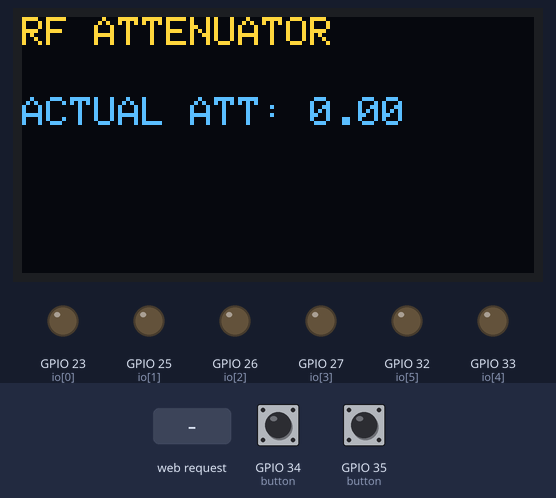
Recording of a sketch running on a simulated ESP32. Parts: 128×64 one-colour display, output pins drawn as LEDs (lit = HIGH). Dashed ring = blinking. Inputs (shaded band) come from the test bench; at power-on: GPIO 35 (button) HIGH, GPIO 34 (button) HIGH. The OLED is the two-colour kind (top 16 rows yellow); WiFi joins after 1.5 s; servers stay silent unless stated; what the sketch prints to the serial monitor is not drawn.

Above: at 2.7 s.
2.8 s: GPIO 35 (button) pulled LOW for 1 s
At 4.9 s:
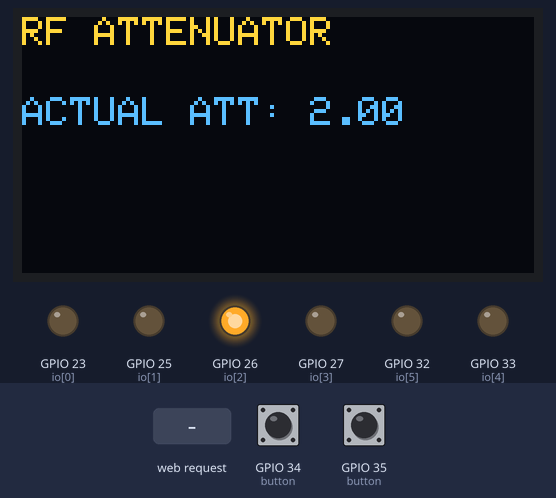
5.3 s: HTTP request GET /get?ATT=120 received
At 6.0 s:
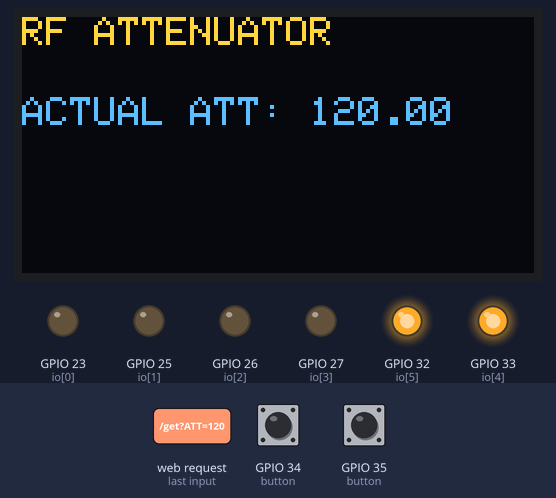
6.9 s: GPIO 34 (button) pulled LOW for 3.2 s
At 7.22 s:
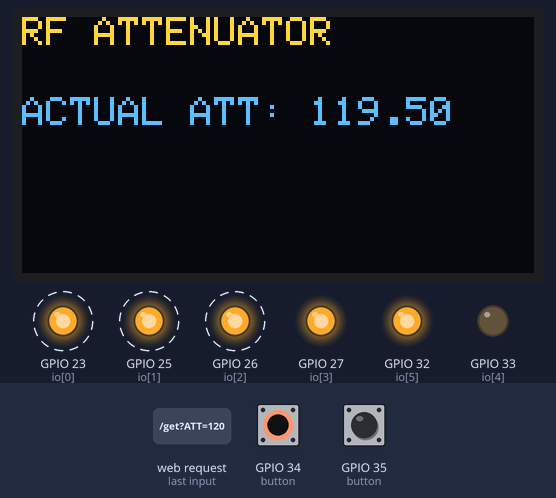
11.6 s: GPIO 34 (button) pulled LOW for 0.15 s
At 12.7 s:
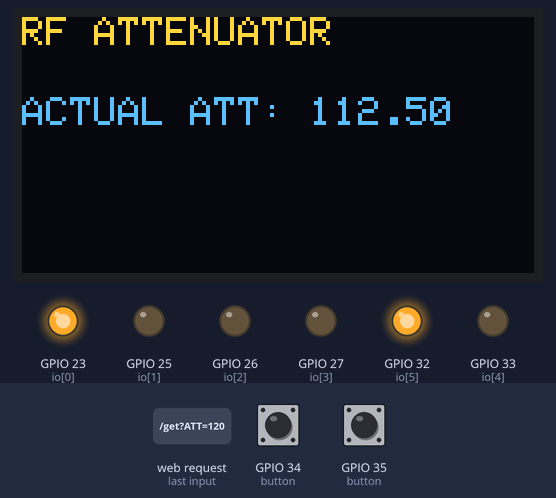
13.2 s: GPIO 34 (button) pulled LOW for 1 s
At 15.4 s:
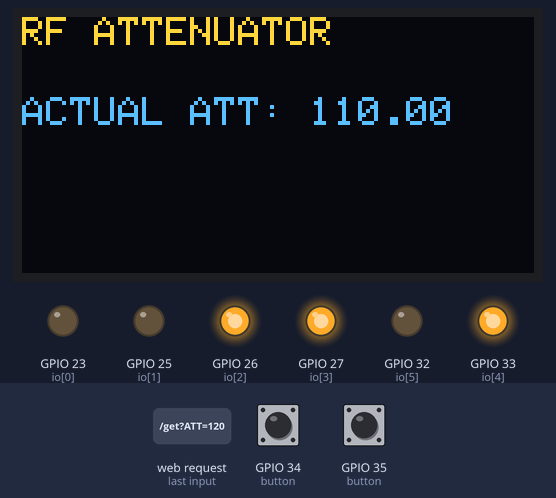
15.7 s: GPIO 34 (button) pulled LOW for 0.15 s
At 16.6 s:
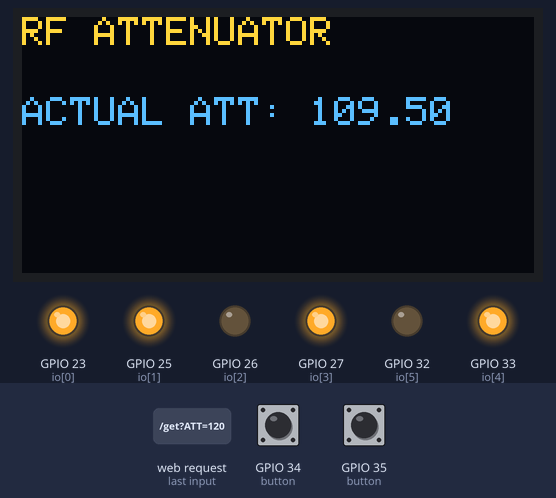
Timing chart, 0 to 18.3 s (numbered marks = the images above; inputs shaded):
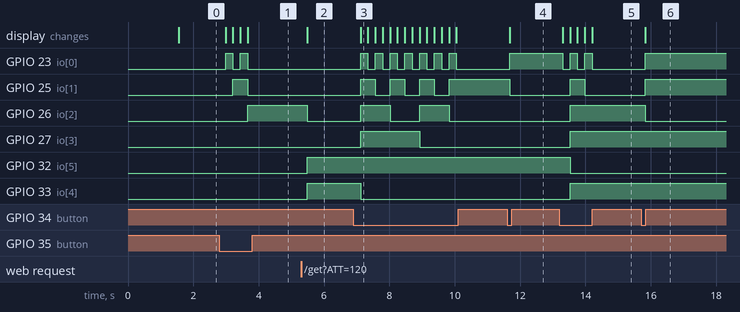

The sketch:

esp32_attenuator.ino
```cpp
#include <Arduino.h>
#include <WiFi.h>
#include <AsyncTCP.h>
#include <ESPAsyncWebServer.h>
#include <Wire.h>
#include <Adafruit_GFX.h>
#include <Adafruit_SSD1306.h>

#define SCREEN_WIDTH 128 // OLED display width, in pixels
#define SCREEN_HEIGHT 64 // OLED display height, in pixels

#define OLED_RESET     -1 // Reset pin # (or -1 if sharing Arduino reset pin)
#define SCREEN_ADDRESS 0x3C ///< See datasheet for Address; 0x3D for 128x64, 0x3C for 128x32
Adafruit_SSD1306 display(SCREEN_WIDTH, SCREEN_HEIGHT, &Wire, OLED_RESET);

int io[] = {23,25,26,27,33,32}; //ESP32 I/O lines dedicated to the 6 bits of attenuator. LSB is 0.5dB

float att = 0;
float lastatt = 0;

AsyncWebServer server(80);

// REPLACE WITH YOUR NETWORK CREDENTIALS
const char* ssid = "your_SSID";
const char* password = "your_password";

// HTML web page to handle attenuation input field
const char index_html[] PROGMEM = R"rawliteral(
<!DOCTYPE HTML><html><head>
  <title>ESP Input Form</title>
  <meta name="viewport" content="width=device-width, initial-scale=1">
  </head><body>
  <form action="/get">
    Attenuation: <input type="number" name="ATT" value="0" max="31.5" min="0" step="0.5">
    <input type="submit" value="Submit">
  </form><br>
</body></html>)rawliteral";

void notFound(AsyncWebServerRequest *request) {
  request->send(404, "text/plain", "Not found");
}

void mydisplay(float value){
   // Clear the buffer.
  display.clearDisplay();
  // Display Text
  display.setTextSize(1);
  display.setTextColor(WHITE);
  display.setCursor(0,0);
  display.println("RF ATTENUATOR");
  display.setCursor(0,20);
  display.print("ACTUAL ATT: ");
  display.println (value/2);
  display.display();
}

void setup() {
  Serial.begin(115200);
  Serial.println("RF attenuator initializing...");

  // SSD1306_SWITCHCAPVCC = generate display voltage from 3.3V internally
  if (!display.begin(SSD1306_SWITCHCAPVCC, SCREEN_ADDRESS)) {
    Serial.println(F("SSD1306 allocation failed"));
    for (;;); // Don't proceed, loop forever
  }

  // set output pins to the attenuator
  for (int x = 0; x < 6; x++) {
    pinMode(io[x], OUTPUT);
  }
  // set input lines for button
  pinMode(34,INPUT); // "-" button
  pinMode(35,INPUT); // "+" button

  // init Wifi
  WiFi.mode(WIFI_STA);
  WiFi.begin(ssid, password);
  if (WiFi.waitForConnectResult() != WL_CONNECTED) {
    Serial.println("WiFi Failed!");
    return;
  }
  else {
    Serial.println("Wifi Connected!");
  }
  Serial.print("IP Address: ");
  Serial.println(WiFi.localIP());

  // display initial attenuation
  mydisplay(att);

  // Send web page with input fields to client
  server.on("/", HTTP_GET, [](AsyncWebServerRequest *request){
    request->send_P(200, "text/html", index_html);
  });

  // Send a GET request to <ESP_IP>/get?ATT=<inputMessage>
  server.on("/get", HTTP_GET, [] (AsyncWebServerRequest *request) {
    String inputMessage;
    String inputParam;
    // GET att value on <ESP_IP>/get?ATT=<inputMessage>
    if (request->hasParam("ATT")) {
      inputMessage = request->getParam("ATT")->value();
      inputParam = "ATT";
      att=inputMessage.toFloat()*2;
    }
    else {
      inputMessage = "No value sent";
      inputParam = "none";
    }

    request->send(200, "text/html", "HTTP GET request sent to your ESP on input field ("
                                     + inputParam + ") with value: " + inputMessage +
                                     "<br><a href=\"/\">Return to Home Page</a>");
  });

  server.onNotFound(notFound);
  server.begin();

}

void loop() {
  if (digitalRead(35) == LOW and att<63) {
      att++;
   }
   else if (digitalRead(34) == LOW and att>0) {
       att--;
   }
   if (att != lastatt) { //update display and output only if att is changed
      mydisplay(att);
      Serial.print("actual att:");
      Serial.println(att/2);
      for (int n = 0; n < 6; n++) {
        digitalWrite(io[n],(byte(att) & 1<<n) ? HIGH : LOW); //write parallel out bit by bit
      }
   }
   lastatt = att;
   delay(200);
}
```

Measured:
- after the input at 2.8 s, GPIO 23 (io[0]): alternates HIGH for 0.23 s and LOW for 0.23 s, 4 changes in all, then stays LOW, starting after 0.19 s; GPIO 25 (io[1]): LOW → HIGH after 0.41 s, → LOW 0.45 s later; GPIO 26 (io[2]): LOW → HIGH after 0.86 s; the display: first changes after 0.19 s (image 1 shows a later state)
- after the input at 5.3 s, GPIO 26 (io[2]): HIGH → LOW after 0.19 s; GPIO 32 (io[5]), GPIO 33 (io[4]): LOW → HIGH after 0.19 s; the display: changes after 0.19 s (image 2)
- after the input at 6.9 s, GPIO 23 (io[0]): alternates HIGH for 0.23 s and LOW for 0.23 s, 14 changes in all, then stays LOW, starting after 0.22 s; GPIO 25 (io[1]): alternates HIGH for 0.45 s and LOW for 0.45 s, 7 changes in all, then stays HIGH, starting after 0.22 s
- after the input at 11.6 s, GPIO 23 (io[0]): LOW → HIGH after 0.08 s; GPIO 25 (io[1]): HIGH → LOW after 0.08 s; the display: changes after 0.08 s (image 4)
- after the input at 13.2 s, GPIO 23 (io[0]): alternates HIGH for 0.23 s and LOW for 0.23 s, 5 changes in all, then stays LOW, starting after 0.10 s; GPIO 25 (io[1]): LOW → HIGH after 0.33 s, → LOW 0.45 s later
- after the input at 15.7 s, GPIO 23 (io[0]), GPIO 25 (io[1]): LOW → HIGH after 0.13 s; GPIO 26 (io[2]): HIGH → LOW after 0.13 s; the display: changes after 0.13 s (image 6)
